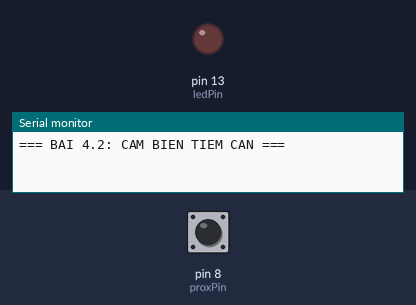
This sketch was run on a simulated Arduino Uno, built with avr-gcc and run on an emulated ATmega328P. On the bench: output pins drawn as LEDs (lit = HIGH), the last lines printed to the serial monitor. Inputs (shaded band) come from the test bench; at power-on: pin 8 (proxPin) HIGH.

Above: at 1.2 s.
1.3 s: pin 8 (proxPin) pulled LOW for 0.25 s
At 1.5 s:
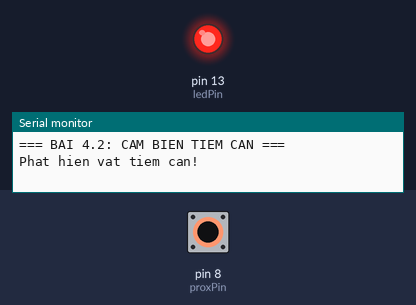
3.1 s: pin 8 (proxPin) pulled LOW for 3.2 s
At 7.0 s:
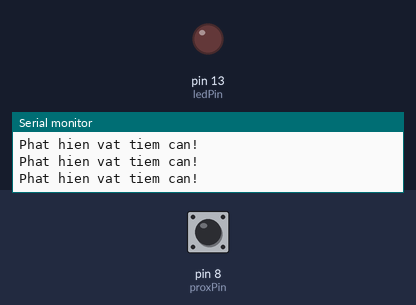
Timing chart, 0 to 8.5 s (numbered marks = the images above; inputs shaded):
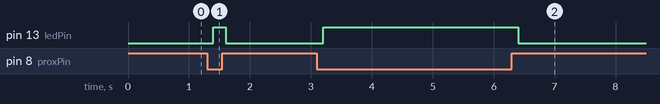

Measured:
- after the input at 1.3 s, pin 13 (ledPin): LOW → HIGH after 0.10 s, → LOW 0.20 s later
- after the input at 3.1 s, pin 13 (ledPin): LOW → HIGH after 0.10 s, → LOW 3.2 s later

The sketch:

sketch.ino
```cpp
const int proxPin = 8;
const int ledPin = 13;

void setup() {
  pinMode(proxPin, INPUT_PULLUP);
  pinMode(ledPin, OUTPUT);
  Serial.begin(9600);
  Serial.println("=== BAI 4.2: CAM BIEN TIEM CAN ===");
}

void loop() {
  if (digitalRead(proxPin) == LOW) {
    digitalWrite(ledPin, HIGH);
    Serial.println("Phat hien vat tiem can!");
  } else {
    digitalWrite(ledPin, LOW);
  }
  delay(200);
}
```
